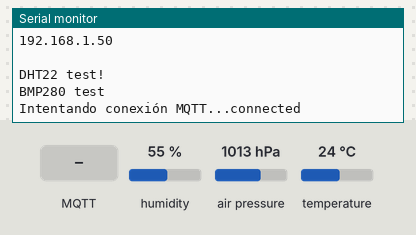
The sketch below on a simulated ESP32. Parts: the last lines printed to the serial monitor. The test bench sets the inputs (shaded band); at power-on: humidity 55 %, air pressure 1013 hPa, temperature 24 °C. WiFi joins after 1.5 s; servers stay silent unless stated; random numbers use the default seed unless the sketch sets one; no MQTT or app messages arrive unless stated.

Above: at 2.9 s.
3.0 s: MQTT message "1" arrives on the first subscribed topic
At 4.2 s:
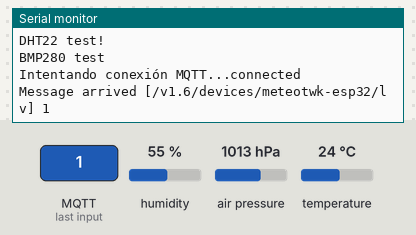
4.5 s: MQTT message "on" arrives on the first subscribed topic
At 5.7 s:
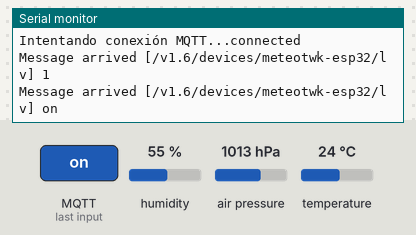
6.0 s: MQTT message "off" arrives on the first subscribed topic
At 7.0 s:
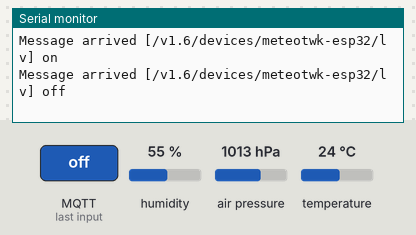

Measured:
- after the input at 3.0 s, the serial monitor: prints a new line at once (image 1)
- after the input at 4.5 s, the serial monitor: prints a new line at once (image 2)
- after the input at 6.0 s, the serial monitor: prints a new line at once (image 3)

The sketch:

EstMeteo_ESP32.ino
```cpp
#include <Arduino.h>
//==TEMPERATURA==//
#include <DHTesp.h>
#include <Adafruit_Sensor.h>

//==PRESIÓN==//
#include <Wire.h>
#include <SPI.h>
#include <Adafruit_BMP280.h>

//==CONEXIÓN INTERNET==//
#include <WiFi.h>
#include <WiFiClient.h>
#include <PubSubClient.h>


////===DEFINICIONES===////
String Humedad = "humedad";
String Temperatura = "temperatura";
String PresionAtm = "presion-atmosferica";

//==TEMPERATURA==//
DHTesp dht;
int chk;
float hum;
float temp;

//==PRESIÓN==//
#define BMP_SCK  (13)
#define BMP_MISO (12)
#define BMP_MOSI (11)
#define BMP_CS   (10)
Adafruit_BMP280 bme; // I2C
float patm;

//==WIFI==//
char ssid[] = "TWK";   // your network SSID (name)
char password[] = "0399821-293830";   // your network password

//==CONEXIÓN CON UBIDOTS POR MQTT==//
const char* mqtt_server = "industrial.api.ubidots.com";
#define mqtt_port 1883

const char topic[] = "/v1.6/devices/meteotwk-esp32";
String device = "meteotwk-esp32";
String data_mqtt = "";
char mensaje[110] = "";
char vacio[] = "";
unsigned int len_msg = 0;

WiFiClient espClient;
PubSubClient client(espClient);

unsigned long lastMsg = 0;

//==FUNCIONES==//

void setup_wifi()
{
  int connectTries = 0;

  WiFi.mode(WIFI_OFF);
  delay(200);
  WiFi.mode(WIFI_STA);

  Serial.print("Connecting to "); Serial.println(ssid);
  WiFi.begin(ssid, password);
  while (WiFi.status() != WL_CONNECTED) {
    delay(500);
    Serial.print(".");


    if (connectTries > 20) setup_wifi();
    connectTries++;
  }
  Serial.println("");
  Serial.println("WiFi connected");
  Serial.println("IP address: ");
  Serial.println(WiFi.localIP());
  Serial.println(" ");
}

void callback(char* topic, byte* payload, unsigned int length) {
  Serial.print("Message arrived [");
  Serial.print(topic);
  Serial.print("] ");
  for (int i = 0; i < length; i++) {
    Serial.print((char)payload[i]);
  }
  Serial.println();
}

void reconnect() {
  // Loop until we're reconnected
  while (!client.connected()) {
    Serial.print("Intentando conexión MQTT...");
    // Crea ID aleatoria
    String clientId = "ESP8266Client-";
    clientId += String(random(0xffff), HEX);
    const char username[] = "BBFF-3ytUOn6v24PlrRMeC0XtysnOjcLAtN";
    const char pass[] = " ";

    // Prueba de conexión
    if (client.connect(clientId.c_str(), username, pass)) {
      Serial.println("connected");
      // Once connected, publish an announcement...
      client.publish(topic, "{\"presion atmosferica\": {\"value\" : 1}}");

      // ... and resubscribe
      client.subscribe("/v1.6/devices/meteotwk-esp32/lv");

    } else {
      Serial.print("failed, rc=");
      Serial.print(client.state());
      Serial.println(" try again in 5 seconds");
      // Wait 5 seconds before retrying
      delay(5000);
    }
  }
}


void setup() {
  Serial.begin(9600);
  Serial.println(F("Conexión MeteoTWK"));
  setup_wifi();
  client.setServer(mqtt_server, 1883);
  client.setCallback(callback);

//TEMPERATURA
  Serial.println(F("DHT22 test!"));
  dht.setup(5, DHTesp::DHT22);


  //PRESIÓN
  while ( !Serial ) delay(250);   // wait for native usb
  Serial.println(F("BMP280 test"));
  unsigned status;
  status = bme.begin();
  if (!status) {
    Serial.println(F("Could not find a valid BMP280 sensor, check wiring or "
                     "try a different address!"));
    Serial.print("SensorID was: 0x");
    Serial.println(bme.sensorID(), 16);
    Serial.print("        ID of 0xFF probably means a bad address, a BMP 180 or BMP 085\n");
    Serial.print("   ID of 0x56-0x58 represents a BMP 280,\n");
    Serial.print("        ID of 0x60 represents a BME 280.\n");
    Serial.print("        ID of 0x61 represents a BME 680.\n");
    while (1) delay(10);
  }
}

void loop() {
  //Chequea conexión a broker MQTT
  if (!client.connected()) {
    reconnect();
  }
  client.loop();

 //LEER DATOS
  hum = dht.getHumidity();
  temp = dht.getTemperature();
  patm = bme.readPressure() / 100;

  //ENVÍO A UBIDOTS

  strcpy(mensaje, vacio);
  String value = String(random(0, 100));
  String Hum = String(hum);
  String Temp = String(temp);
  String Patm = String(patm);

  data_mqtt = "{\"";
  data_mqtt += Humedad;
  data_mqtt += "\":{\"value\": ";
  data_mqtt += Hum;
  data_mqtt += "},\"";
  data_mqtt += Temperatura;
  data_mqtt += "\":{\"value\": ";
  data_mqtt += Temp;
  data_mqtt += "},\"";
  data_mqtt += PresionAtm;
  data_mqtt += "\":{\"value\": ";
  data_mqtt += Patm;
//  data_mqtt += "}\"";
  data_mqtt += "}}";

  len_msg = data_mqtt.length() + 1;
  data_mqtt.toCharArray(mensaje, len_msg);

  unsigned long now = millis();
  if (now - lastMsg > 80000) {
    lastMsg = now;
    Serial.println(topic);
    Serial.println(mensaje);
    client.publish(topic, mensaje);

  }


}
```
